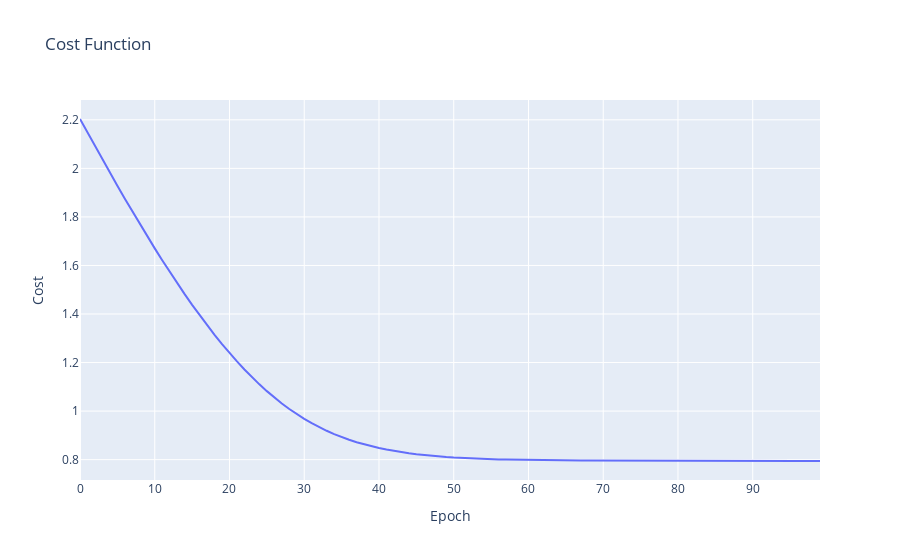
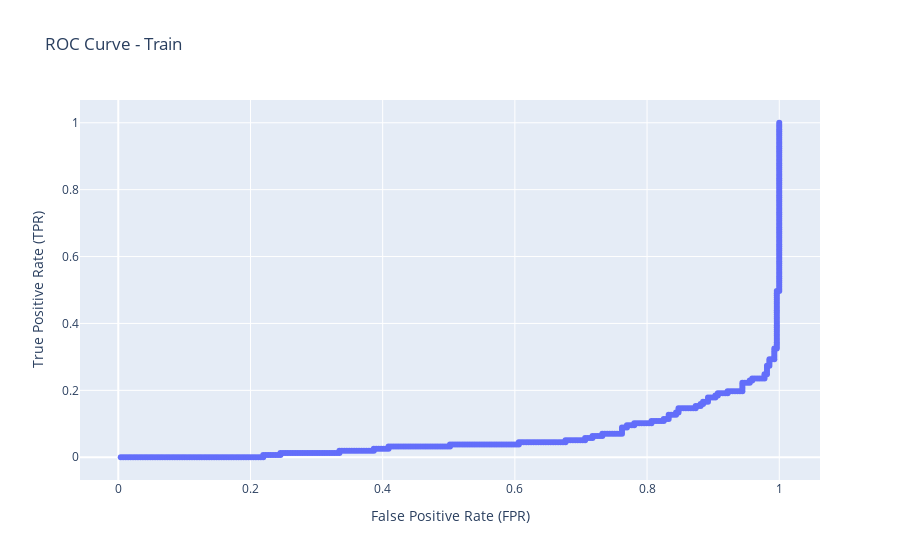

Source (notebook cell) for these figures, in order:
### Markdown cell above
<span style="font-size:36px;">Use LogisticRegression without Normalize</span>

### Code cell
show_results(X_train, y_train, X_test, y_test, weights, bias, 0.001, 100, False)

### Figure 1 — Plotly figure (JSON) as saved in the notebook; plotly's stock layout.template omitted (floating-point values rounded to 4 significant figures)
{"data": [{"hovertemplate": "Epoch=%{x}<br>Cost=%{y}<extra></extra>", "legendgroup": "", "line": {"color": "#636efa", "dash": "solid"}, "marker": {"symbol": "circle"}, "mode": "lines", "name": "", "orientation": "v", "showlegend": false, "type": "scatter", "x": [0, 1, 2, 3, 4, 5, 6, 7, 8, 9, 10, 11, 12, 13, 14, 15, 16, 17, 18, 19, 20, 21, 22, 23, 24, 25, 26, 27, 28, 29, 30, 31, 32, 33, 34, 35, 36, 37, 38, 39, 40, 41, 42, 43, 44, 45, 46, 47, 48, 49, 50, 51, 52, 53, 54, 55, 56, 57, 58, 59, 60, 61, 62, 63, 64, 65, 66, 67, 68, 69, 70, 71, 72, 73, 74, 75, 76, 77, 78, 79, 80, 81, 82, 83, 84, 85, 86, 87, 88, 89, 90, 91, 92, 93, 94, 95, 96, 97, 98, 99], "xaxis": "x", "y": [2.203, 2.147, 2.092, 2.037, 1.982, 1.928, 1.875, 1.823, 1.771, 1.72, 1.67, 1.622, 1.574, 1.527, 1.482, 1.438, 1.395, 1.354, 1.314, 1.276, 1.24, 1.205, 1.171, 1.14, 1.11, 1.082, 1.056, 1.032, 1.009, 0.9877, 0.9682, 0.9503, 0.9339, 0.919, 0.9054, 0.8931, 0.882, 0.872, 0.863, 0.855, 0.8478, 0.8414, 0.8358, 0.8308, 0.8263, 0.8224, 0.819, 0.8159, 0.8133, 0.8109, 0.8089, 0.8071, 0.8055, 0.8042, 0.803, 0.8019, 0.801, 0.8002, 0.7995, 0.7989, 0.7984, 0.7979, 0.7975, 0.7972, 0.7969, 0.7966, 0.7964, 0.7962, 0.796, 0.7958, 0.7957, 0.7956, 0.7954, 0.7954, 0.7953, 0.7952, 0.7951, 0.7951, 0.795, 0.795, 0.7949, 0.7949, 0.7948, 0.7948, 0.7948, 0.7947, 0.7947, 0.7947, 0.7947, 0.7946, 0.7946, 0.7946, 0.7946, 0.7945, 0.7945, 0.7945, 0.7945, 0.7945, 0.7944, 0.7944], "yaxis": "y"}], "layout": {"legend": {"tracegroupgap": 0}, "title": {"text": "Cost Function"}, "xaxis": {"anchor": "y", "domain": [0, 1], "title": {"text": "Epoch"}}, "yaxis": {"anchor": "x", "domain": [0, 1], "title": {"text": "Cost"}}}}

### Figure 2 — Plotly figure (JSON) as saved in the notebook; plotly's stock layout.template omitted (floating-point values rounded to 4 significant figures; data arrays with more than 128 entries replaced by an {"elided": "..."} marker saying what was removed)
{"data": [{"hovertemplate": "False Positive Rate (FPR)=%{x}<br>True Positive Rate (TPR)=%{y}<extra></extra>", "legendgroup": "", "line": {"color": "#636efa", "dash": "solid"}, "marker": {"symbol": "circle"}, "mode": "lines+markers", "name": "", "orientation": "v", "showlegend": false, "type": "scatter", "x": {"elided": "426 float values"}, "xaxis": "x", "y": {"elided": "426 float values"}, "yaxis": "y"}], "layout": {"legend": {"tracegroupgap": 0}, "title": {"text": "ROC Curve - Train"}, "xaxis": {"anchor": "y", "domain": [0, 1], "title": {"text": "False Positive Rate (FPR)"}}, "yaxis": {"anchor": "x", "domain": [0, 1], "title": {"text": "True Positive Rate (TPR)"}}}}
